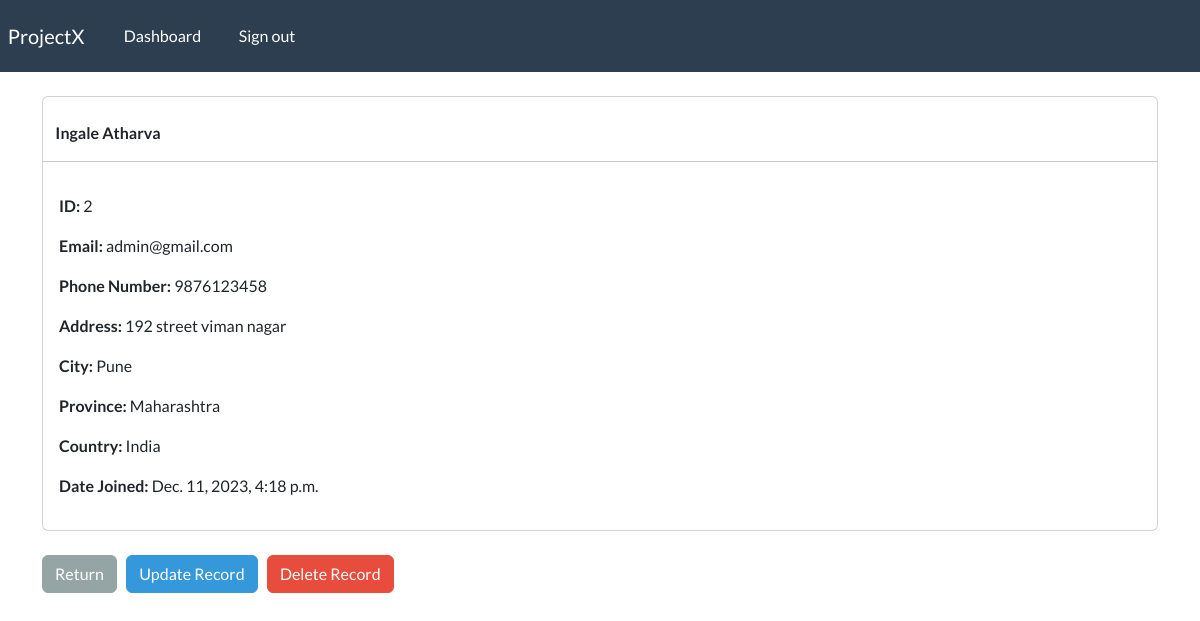
The app's page /record/2 (signed in) with its own data.
### webapp/models.py (models this page shows, shortened)
class Record(models.Model):
    creation_date = models.DateTimeField(auto_now_add = True)
    first_name = models.CharField(max_length=100)
    last_name = models.CharField(max_length=100)
    email = models.CharField(max_length=255)
    phone = models.CharField(max_length=20)
    address = models.CharField(max_length=300)
    city = models.CharField(max_length=200)
    country = models.CharField(max_length=255)
    province = models.CharField(max_length=200)
    country = models.CharField(max_length=125)

### webapp/views.py (the view)
# urls.py: path('record/<int:pk>',views.singular_record,name='record'),
@login_required(login_url='my-login')
def singular_record(request,pk):
    all_records = Record.objects.get(id=pk)
    context = {'record': all_records}
    return render(request,'webapp/view-record.html',context=context)

### webapp/templates/webapp/view-record.html (shortened to what this page needs)
{% extends 'webapp/base.html' %}
{% load crispy_forms_tags %}
{% block content %}
    <div class="card">
        <strong>
            <br>
            {{record.last_name}}
            {{record.first_name}}
        </strong>
        <hr>
        <div class="card-body">
            <p> <strong>ID: </strong>{{record.id}}</p>
            <p> <strong>Email: </strong>{{record.email}}</p>
            <p> <strong>Phone Number: </strong>{{record.phone}}</p>
            <p> <strong>Address: </strong>{{record.address}}</p>
            <p> <strong>City: </strong>{{record.city}}</p>
            <p> <strong>Province: </strong>{{record.province}}</p>
            <p> <strong>Country: </strong>{{record.country}}</p>
            <p> <strong>Date Joined: </strong>{{record.creation_date}}</p>
        </div>
    </div>
    <br>
    <a href="{% url 'dashboard' %}" class="btn btn-secondary"> Return </a>
    <a href="{% url 'update-record' record.id %}" class="btn btn-info"> Update Record </a>
    <a href="{% url 'delete-record' record.id %}" class="btn btn-danger"> Delete Record </a>
{% endblock %}

### records on screen
Record: last_name "Ingale", first_name "Atharva", id "2", email "admin@gmail.com", phone "9876123458", address "192 street viman nagar", city "Pune", province "Maharashtra", country "India", creation_date "Dec. 11, 2023, 4:18 p.m."
